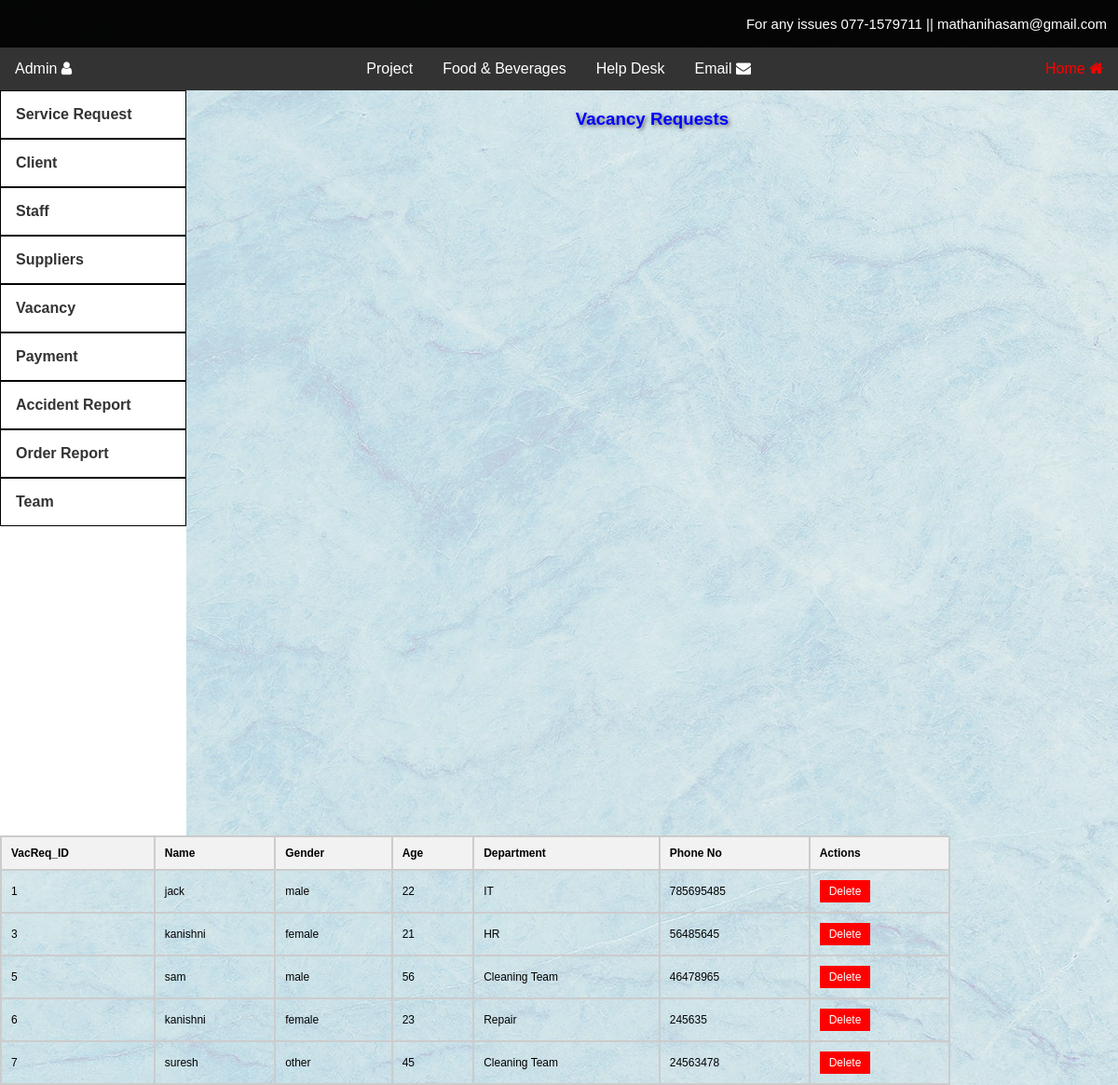
The page /adminDashViewVacancyRequest.php on the database its author committed.
### tables this page shows
CREATE TABLE `vacancyrequest` (
  `VacReq_ID` int(50) NOT NULL,
  `name` text NOT NULL,
  `gender` text NOT NULL,
  `age` int(15) NOT NULL,
  `department` varchar(50) NOT NULL,
  `PhoneNo` int(15) NOT NULL
);

### html/adminDashViewVacancyRequest.php (the view, shortened to what this page needs)
<?php
@include 'config.php';
$select = "SELECT * FROM vacancyrequest";
$result = mysqli_query($conn, $select);
$vacancyrequest = array();
if ($result) {
    while ($row = mysqli_fetch_assoc($result)) {
        $vacancyrequest[] = $row;
    }
}
?>
<!DOCTYPE html>
<html>
<head>
  <link rel="stylesheet" href="adminDashStyle.css">
     <link rel="stylesheet" href="https://cdnjs.cloudflare.com/ajax/libs/font-awesome/4.7.0/css/font-awesome.min.css">
</head>
<body >
  <div class="headerContantDetails">
    <p>For any issues  077-1579711 ||  mathanihasam@gmail.com</p>
  </div>
  <div class="topnav">
    <div class="left-nav">
      <div class="dropdown">
        <button class="dropbtn">Admin <i class="fa fa-user fa-1x" aria-hidden="true"></i></button>
      </div>
    </div>
    <div class="center-nav">
      <div class="dropdown">
        <button class="dropbtn">Project</button>
      </div>
      <a href="#">Food & Beverages </a>
      <a href="#">Help Desk</a>
      <a href="#">Email <i class="fa fa-envelope fa-1x" aria-hidden="true"></i></a>
    </div>
    <div class="right-nav">
      <a href="adminDash.html" class="selected">Home <i class="fa fa-home fa-1x" aria-hidden="true"></i></a>
    </div>
  </div>
   <div class="sidenav">
    <a href="AdminDashViewServiceRequest.php" id="box">Service Request</a>
    <div class="main-topic">
      <a onclick="toggleSubnav(this);" href="#" id="box">Client</a>
    </div>
    <div class="main-topic">
      <a onclick="toggleSubnav(this);" href="#" id="box">Staff</a>
    </div>
    <div class="main-topic">
      <a onclick="toggleSubnav(this);" href="#" id="box">Suppliers</a>
    </div>
    <div class="main-topic">
      <a onclick="toggleSubnav(this);" href="#" id="box">Vacancy</a>
    </div>
    <div class="main-topic">
      <a onclick="toggleSubnav(this);" href="#" id="box">Payment</a>
    </div>
    <a href="adminDashAccidentReportViewDelete.php" id="box">Accident Report</a>
    <a href="adminDashOrderReportViewDelete.php" id="box">Order Report</a>
    <div class="main-topic">
      <a onclick="toggleSubnav(this);" href="#" id="box">Team</a>
    </div>
  </div>
  <div class="main" >
    <div class="mainarea">
    <form action="#" method="POST">
    <h3> Vacancy Requests  </h3>
    <table class="customer-table">
        <thead>
            <tr>
                <th>VacReq_ID</th>
                <th>Name</th>
                <th>Gender</th>
                <th>Age</th>
                <th>Department</th>
                <th>Phone No</th>
                <th>Actions</th>
            </tr>
        </thead>
        <tbody>
            <?php foreach ($vacancyrequest as $JobReq): ?>
                <tr>
                    <td><?php echo isset($JobReq['VacReq_ID']) ? $JobReq['VacReq_ID'] : 'N/A'; ?></td>
                    <td><?php echo isset($JobReq['name']) ? $JobReq['name'] : 'N/A'; ?></td>
                    <td><?php echo isset($JobReq['gender']) ? $JobReq['gender'] : 'N/A'; ?></td>
                    <td><?php echo isset($JobReq['age']) ? $JobReq['age'] : 'N/A'; ?></td>
                    <td><?php echo isset($JobReq['department']) ? $JobReq['department'] : 'N/A'; ?></td>
                    <td><?php echo isset($JobReq['PhoneNo']) ? $JobReq['PhoneNo'] : 'N/A'; ?></td>
                    <td>
                        <form action="#" method="POST">
                            <button type="submit" name="delete_vacancyrequest" value="<?php echo $JobReq['VacReq_ID']; ?>" style="background-color: red; color: white;">Delete</button>
                        </form>
                    </td>
                </tr>
            <?php endforeach; ?>
        </tbody>
    </table>
</form>
    </div>
  </div>
</body>
</html>

### html/adminDashStyle.css (style rules this page uses)
body { background-image: url(./images/ClientdashBg.jpg);; font-family: Arial, sans-serif; margin: 0; padding: 0; }
.headerContantDetails { background-color: #000000f9; padding: 2px; }
.headerContantDetails p { color: #ffffff; font-size: 15px; text-align: right; cursor: pointer; margin-right: 10px; }
.topnav { background-color: #333; color: #ffffff; overflow: hidden; display: flex; justify-content: space-between; }
.topnav .left-nav, .topnav .center-nav, .topnav .right-nav { display: flex; }
.topnav a { color: #fff; text-align: center; padding: 14px 16px; text-decoration: none; }
.topnav .dropdown { overflow: hidden; }
.topnav .dropdown .dropbtn { font-size: 16px; border: none; outline: none; color: #fff; padding: 14px 16px; background-color: inherit; font-family: inherit; margin: 0; }
#box { border: 1.5px solid rgb(0, 0, 0); }
.sidenav { background-color: #ffffff; float: left; font-weight: bold; width: 200px; height: 100vh; }
.sidenav a { display: block; padding: 16px; text-decoration: none; color: #333; }
a.selected { color: rgb(255, 0, 0); }

### html/adminDashViewVacancyRequest.php (style rules this page uses)
.mainarea h3 { text-align:center; color:blue; text-shadow: 2px 2px 4px rgba(0, 0, 0, 0.5); margin-top:20px; margin-bottom:10px; }
.customer-table { width: 85%; border-collapse: collapse; margin-top: 20px; }
.customer-table th, .customer-table td { margin-right:10px; padding: 10px; border: 2px solid #ccc; text-align: left; font-size: 12px; }
.customer-table th { background-color: #f2f2f2; }
.customer-table td button { padding: 5px 10px; background-color: #3498db; color: #fff; border: none; cursor: pointer; font-size: 12px; }

### rows shown on the page
vacancyrequest: VacReq_ID "1", name "jack", gender "male", age "22", department "IT", PhoneNo "785695485"
vacancyrequest: VacReq_ID "3", name "kanishni", gender "female", age "21", department "HR", PhoneNo "56485645"
vacancyrequest: VacReq_ID "5", name "sam", gender "male", age "56", department "Cleaning Team", PhoneNo "46478965"
vacancyrequest: VacReq_ID "6", name "kanishni", gender "female", age "23", department "Repair", PhoneNo "245635"
vacancyrequest: VacReq_ID "7", name "suresh", gender "other", age "45", department "Cleaning Team", PhoneNo "24563478"
